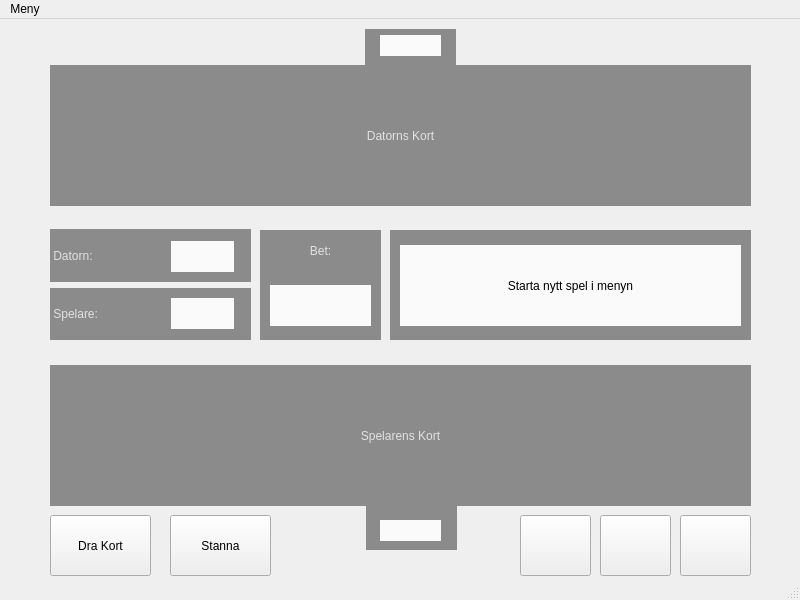
<?xml version="1.0" encoding="UTF-8"?>
<ui version="4.0">
 <class>MainWindow</class>
 <widget class="QMainWindow" name="MainWindow">
  <property name="geometry">
   <rect>
    <x>0</x>
    <y>0</y>
    <width>800</width>
    <height>600</height>
   </rect>
  </property>
  <property name="windowTitle">
   <string>BlackJack</string>
  </property>
  <widget class="QWidget" name="centralwidget">
   <widget class="QLabel" name="Player_Card_1">
    <property name="geometry">
     <rect>
      <x>60</x>
      <y>356</y>
      <width>81</width>
      <height>121</height>
     </rect>
    </property>
    <property name="text">
     <string/>
    </property>
   </widget>
   <widget class="QPushButton" name="Button_50">
    <property name="geometry">
     <rect>
      <x>600</x>
      <y>496</y>
      <width>71</width>
      <height>61</height>
     </rect>
    </property>
    <property name="styleSheet">
     <string notr="true">#Button_50{
background-color:  transparent;
border-image: url(:/resources/Images/Green_Chip.png);
background: none;
background-repeat: none;
}</string>
    </property>
    <property name="text">
     <string/>
    </property>
   </widget>
   <widget class="QPushButton" name="Button_100">
    <property name="geometry">
     <rect>
      <x>520</x>
      <y>496</y>
      <width>71</width>
      <height>61</height>
     </rect>
    </property>
    <property name="styleSheet">
     <string notr="true">#Button_100 {
background-color:  transparent;
border-image: url(:/resources/Images/Yellow_Chip.png);
background: none;
background-repeat: none;
}</string>
    </property>
    <property name="text">
     <string/>
    </property>
   </widget>
   <widget class="QPushButton" name="Button_10">
    <property name="geometry">
     <rect>
      <x>680</x>
      <y>496</y>
      <width>71</width>
      <height>61</height>
     </rect>
    </property>
    <property name="styleSheet">
     <string notr="true">#Button_10 {
background-color:  transparent;
border-image: url(:/resources/Images/Blue_Chip.png);
background: none;
background-repeat: none;
}</string>
    </property>
    <property name="text">
     <string/>
    </property>
   </widget>
   <widget class="QPushButton" name="Dra_Kort_button">
    <property name="geometry">
     <rect>
      <x>50</x>
      <y>496</y>
      <width>101</width>
      <height>61</height>
     </rect>
    </property>
    <property name="styleSheet">
     <string notr="true">font: 12pt &quot;Segoe UI&quot;;</string>
    </property>
    <property name="text">
     <string>Dra Kort</string>
    </property>
   </widget>
   <widget class="QPushButton" name="Stanna_button">
    <property name="geometry">
     <rect>
      <x>170</x>
      <y>496</y>
      <width>101</width>
      <height>61</height>
     </rect>
    </property>
    <property name="styleSheet">
     <string notr="true">font: 11pt &quot;Segoe UI&quot;;</string>
    </property>
    <property name="text">
     <string>Stanna</string>
    </property>
   </widget>
   <widget class="QLabel" name="label">
    <property name="geometry">
     <rect>
      <x>50</x>
      <y>346</y>
      <width>701</width>
      <height>141</height>
     </rect>
    </property>
    <property name="styleSheet">
     <string notr="true">background-color: rgb(139, 139, 139);
font: 36pt &quot;Segoe UI&quot;;
color: rgb(225, 225, 225);</string>
    </property>
    <property name="text">
     <string>Spelarens Kort</string>
    </property>
    <property name="alignment">
     <set>Qt::AlignCenter</set>
    </property>
   </widget>
   <widget class="QLabel" name="label_2">
    <property name="geometry">
     <rect>
      <x>50</x>
      <y>46</y>
      <width>701</width>
      <height>141</height>
     </rect>
    </property>
    <property name="styleSheet">
     <string notr="true">background-color: rgb(139, 139, 139);
font: 36pt &quot;Segoe UI&quot;;
color: rgb(225, 225, 225);</string>
    </property>
    <property name="text">
     <string>Datorns Kort</string>
    </property>
    <property name="alignment">
     <set>Qt::AlignCenter</set>
    </property>
   </widget>
   <widget class="QLabel" name="Computer_Credits">
    <property name="geometry">
     <rect>
      <x>173</x>
      <y>222</y>
      <width>61</width>
      <height>31</height>
     </rect>
    </property>
    <property name="styleSheet">
     <string notr="true">background-color: rgb(250, 250, 250);
font: 18pt &quot;Segoe UI&quot;;</string>
    </property>
    <property name="text">
     <string/>
    </property>
    <property name="alignment">
     <set>Qt::AlignCenter</set>
    </property>
   </widget>
   <widget class="QLabel" name="Player_Credits">
    <property name="geometry">
     <rect>
      <x>173</x>
      <y>279</y>
      <width>61</width>
      <height>31</height>
     </rect>
    </property>
    <property name="styleSheet">
     <string notr="true">background-color: rgb(250, 250, 250);
font: 18pt &quot;Segoe UI&quot;;</string>
    </property>
    <property name="text">
     <string/>
    </property>
    <property name="alignment">
     <set>Qt::AlignCenter</set>
    </property>
   </widget>
   <widget class="QLabel" name="label_7">
    <property name="geometry">
     <rect>
      <x>171</x>
      <y>279</y>
      <width>61</width>
      <height>31</height>
     </rect>
    </property>
    <property name="styleSheet">
     <string notr="true">background-color: rgb(250, 250, 250);
font: 18pt &quot;Segoe UI&quot;;</string>
    </property>
    <property name="text">
     <string/>
    </property>
   </widget>
   <widget class="QLabel" name="label_8">
    <property name="geometry">
     <rect>
      <x>171</x>
      <y>222</y>
      <width>61</width>
      <height>31</height>
     </rect>
    </property>
    <property name="styleSheet">
     <string notr="true">background-color: rgb(250, 250, 250);
font: 18pt &quot;Segoe UI&quot;;</string>
    </property>
    <property name="text">
     <string/>
    </property>
   </widget>
   <widget class="QLabel" name="label_5">
    <property name="geometry">
     <rect>
      <x>260</x>
      <y>211</y>
      <width>121</width>
      <height>41</height>
     </rect>
    </property>
    <property name="styleSheet">
     <string notr="true">background-color: rgb(139, 139, 139);
font: 18pt &quot;Segoe UI&quot;;
color: rgb(225, 225, 225);</string>
    </property>
    <property name="text">
     <string>Bet:</string>
    </property>
    <property name="alignment">
     <set>Qt::AlignCenter</set>
    </property>
   </widget>
   <widget class="QLabel" name="label_6">
    <property name="geometry">
     <rect>
      <x>260</x>
      <y>240</y>
      <width>121</width>
      <height>81</height>
     </rect>
    </property>
    <property name="styleSheet">
     <string notr="true">background-color: rgb(139, 139, 139);</string>
    </property>
    <property name="text">
     <string/>
    </property>
   </widget>
   <widget class="QLabel" name="label_9">
    <property name="geometry">
     <rect>
      <x>270</x>
      <y>266</y>
      <width>101</width>
      <height>41</height>
     </rect>
    </property>
    <property name="styleSheet">
     <string notr="true">background-color: rgb(250, 250, 250);
font: 18pt &quot;Segoe UI&quot;;</string>
    </property>
    <property name="text">
     <string/>
    </property>
   </widget>
   <widget class="QLabel" name="Current_Bet">
    <property name="geometry">
     <rect>
      <x>280</x>
      <y>270</y>
      <width>81</width>
      <height>31</height>
     </rect>
    </property>
    <property name="styleSheet">
     <string notr="true">background-color: rgb(250, 250, 250);
font: 18pt &quot;Segoe UI&quot;;</string>
    </property>
    <property name="text">
     <string/>
    </property>
    <property name="alignment">
     <set>Qt::AlignCenter</set>
    </property>
   </widget>
   <widget class="QLabel" name="label_10">
    <property name="geometry">
     <rect>
      <x>390</x>
      <y>211</y>
      <width>361</width>
      <height>101</height>
     </rect>
    </property>
    <property name="styleSheet">
     <string notr="true">background-color: rgb(139, 139, 139);</string>
    </property>
    <property name="text">
     <string/>
    </property>
   </widget>
   <widget class="QLabel" name="label_11">
    <property name="geometry">
     <rect>
      <x>390</x>
      <y>220</y>
      <width>361</width>
      <height>101</height>
     </rect>
    </property>
    <property name="styleSheet">
     <string notr="true">background-color: rgb(139, 139, 139);</string>
    </property>
    <property name="text">
     <string/>
    </property>
   </widget>
   <widget class="QLabel" name="Text_Out">
    <property name="geometry">
     <rect>
      <x>400</x>
      <y>226</y>
      <width>341</width>
      <height>81</height>
     </rect>
    </property>
    <property name="styleSheet">
     <string notr="true">background-color: rgb(250, 250, 250);
font: 12pt &quot;Segoe UI&quot;;</string>
    </property>
    <property name="text">
     <string>Starta nytt spel i menyn</string>
    </property>
    <property name="alignment">
     <set>Qt::AlignCenter</set>
    </property>
   </widget>
   <widget class="QLabel" name="Player_Card_2">
    <property name="geometry">
     <rect>
      <x>160</x>
      <y>356</y>
      <width>81</width>
      <height>121</height>
     </rect>
    </property>
    <property name="text">
     <string/>
    </property>
   </widget>
   <widget class="QLabel" name="Player_Card_3">
    <property name="geometry">
     <rect>
      <x>260</x>
      <y>356</y>
      <width>81</width>
      <height>121</height>
     </rect>
    </property>
    <property name="text">
     <string/>
    </property>
   </widget>
   <widget class="QLabel" name="Player_Card_4">
    <property name="geometry">
     <rect>
      <x>360</x>
      <y>356</y>
      <width>81</width>
      <height>121</height>
     </rect>
    </property>
    <property name="text">
     <string/>
    </property>
   </widget>
   <widget class="QLabel" name="Player_Card_5">
    <property name="geometry">
     <rect>
      <x>460</x>
      <y>356</y>
      <width>81</width>
      <height>121</height>
     </rect>
    </property>
    <property name="text">
     <string/>
    </property>
   </widget>
   <widget class="QLabel" name="Player_Card_6">
    <property name="geometry">
     <rect>
      <x>560</x>
      <y>356</y>
      <width>81</width>
      <height>121</height>
     </rect>
    </property>
    <property name="text">
     <string/>
    </property>
   </widget>
   <widget class="QLabel" name="Player_Card_7">
    <property name="geometry">
     <rect>
      <x>660</x>
      <y>356</y>
      <width>81</width>
      <height>121</height>
     </rect>
    </property>
    <property name="text">
     <string/>
    </property>
   </widget>
   <widget class="QWidget" name="layoutWidget">
    <property name="geometry">
     <rect>
      <x>50</x>
      <y>210</y>
      <width>201</width>
      <height>111</height>
     </rect>
    </property>
    <layout class="QVBoxLayout" name="verticalLayout">
     <item>
      <widget class="QLabel" name="label_3">
       <property name="styleSheet">
        <string notr="true">background-color: rgb(139, 139, 139);
font: 18pt &quot;Segoe UI&quot;;
color: rgb(225, 225, 225);</string>
       </property>
       <property name="text">
        <string> Datorn:</string>
       </property>
      </widget>
     </item>
     <item>
      <widget class="QLabel" name="label_4">
       <property name="styleSheet">
        <string notr="true">background-color: rgb(139, 139, 139);
font: 18pt &quot;Segoe UI&quot;;
color: rgb(225, 225, 225);</string>
       </property>
       <property name="text">
        <string> Spelare:</string>
       </property>
      </widget>
     </item>
    </layout>
   </widget>
   <widget class="QLabel" name="Player_Card_8">
    <property name="geometry">
     <rect>
      <x>110</x>
      <y>326</y>
      <width>81</width>
      <height>121</height>
     </rect>
    </property>
    <property name="text">
     <string/>
    </property>
   </widget>
   <widget class="QLabel" name="Player_Card_9">
    <property name="geometry">
     <rect>
      <x>200</x>
      <y>326</y>
      <width>81</width>
      <height>121</height>
     </rect>
    </property>
    <property name="text">
     <string/>
    </property>
   </widget>
   <widget class="QLabel" name="Player_Card_10">
    <property name="geometry">
     <rect>
      <x>310</x>
      <y>326</y>
      <width>81</width>
      <height>121</height>
     </rect>
    </property>
    <property name="text">
     <string/>
    </property>
   </widget>
   <widget class="QLabel" name="Player_Card_11">
    <property name="geometry">
     <rect>
      <x>410</x>
      <y>326</y>
      <width>81</width>
      <height>121</height>
     </rect>
    </property>
    <property name="text">
     <string/>
    </property>
   </widget>
   <widget class="QLabel" name="Comp_Card_5">
    <property name="geometry">
     <rect>
      <x>460</x>
      <y>56</y>
      <width>81</width>
      <height>121</height>
     </rect>
    </property>
    <property name="text">
     <string/>
    </property>
   </widget>
   <widget class="QLabel" name="Comp_Card_2">
    <property name="geometry">
     <rect>
      <x>160</x>
      <y>56</y>
      <width>81</width>
      <height>121</height>
     </rect>
    </property>
    <property name="text">
     <string/>
    </property>
   </widget>
   <widget class="QLabel" name="Comp_Card_3">
    <property name="geometry">
     <rect>
      <x>260</x>
      <y>56</y>
      <width>81</width>
      <height>121</height>
     </rect>
    </property>
    <property name="text">
     <string/>
    </property>
   </widget>
   <widget class="QLabel" name="Comp_Card_1">
    <property name="geometry">
     <rect>
      <x>60</x>
      <y>56</y>
      <width>81</width>
      <height>121</height>
     </rect>
    </property>
    <property name="text">
     <string/>
    </property>
   </widget>
   <widget class="QLabel" name="Comp_Card_9">
    <property name="geometry">
     <rect>
      <x>200</x>
      <y>86</y>
      <width>81</width>
      <height>121</height>
     </rect>
    </property>
    <property name="text">
     <string/>
    </property>
   </widget>
   <widget class="QLabel" name="Comp_Card_8">
    <property name="geometry">
     <rect>
      <x>110</x>
      <y>86</y>
      <width>81</width>
      <height>121</height>
     </rect>
    </property>
    <property name="text">
     <string/>
    </property>
   </widget>
   <widget class="QLabel" name="Comp_Card_11">
    <property name="geometry">
     <rect>
      <x>410</x>
      <y>86</y>
      <width>81</width>
      <height>121</height>
     </rect>
    </property>
    <property name="text">
     <string/>
    </property>
   </widget>
   <widget class="QLabel" name="Comp_Card_6">
    <property name="geometry">
     <rect>
      <x>560</x>
      <y>56</y>
      <width>81</width>
      <height>121</height>
     </rect>
    </property>
    <property name="text">
     <string/>
    </property>
   </widget>
   <widget class="QLabel" name="Comp_Card_4">
    <property name="geometry">
     <rect>
      <x>360</x>
      <y>56</y>
      <width>81</width>
      <height>121</height>
     </rect>
    </property>
    <property name="text">
     <string/>
    </property>
   </widget>
   <widget class="QLabel" name="Comp_Card_10">
    <property name="geometry">
     <rect>
      <x>310</x>
      <y>86</y>
      <width>81</width>
      <height>121</height>
     </rect>
    </property>
    <property name="text">
     <string/>
    </property>
   </widget>
   <widget class="QLabel" name="Comp_Card_7">
    <property name="geometry">
     <rect>
      <x>660</x>
      <y>56</y>
      <width>81</width>
      <height>121</height>
     </rect>
    </property>
    <property name="text">
     <string/>
    </property>
   </widget>
   <widget class="QLabel" name="label_13">
    <property name="geometry">
     <rect>
      <x>350</x>
      <y>440</y>
      <width>81</width>
      <height>61</height>
     </rect>
    </property>
    <property name="text">
     <string/>
    </property>
   </widget>
   <widget class="QLabel" name="Player_Card_Value">
    <property name="geometry">
     <rect>
      <x>370</x>
      <y>490</y>
      <width>81</width>
      <height>41</height>
     </rect>
    </property>
    <property name="styleSheet">
     <string notr="true">font: 18pt &quot;Segoe UI&quot;;</string>
    </property>
    <property name="text">
     <string/>
    </property>
    <property name="alignment">
     <set>Qt::AlignCenter</set>
    </property>
   </widget>
   <widget class="QLabel" name="Computer_Card_Value">
    <property name="geometry">
     <rect>
      <x>370</x>
      <y>10</y>
      <width>81</width>
      <height>31</height>
     </rect>
    </property>
    <property name="styleSheet">
     <string notr="true">font: 18pt &quot;Segoe UI&quot;;</string>
    </property>
    <property name="text">
     <string/>
    </property>
    <property name="alignment">
     <set>Qt::AlignCenter</set>
    </property>
   </widget>
   <widget class="QLabel" name="label_12">
    <property name="geometry">
     <rect>
      <x>366</x>
      <y>460</y>
      <width>91</width>
      <height>71</height>
     </rect>
    </property>
    <property name="styleSheet">
     <string notr="true">background-color: rgb(139, 139, 139);</string>
    </property>
    <property name="text">
     <string/>
    </property>
   </widget>
   <widget class="QLabel" name="label_16">
    <property name="geometry">
     <rect>
      <x>365</x>
      <y>10</y>
      <width>91</width>
      <height>71</height>
     </rect>
    </property>
    <property name="styleSheet">
     <string notr="true">background-color: rgb(139, 139, 139);</string>
    </property>
    <property name="text">
     <string/>
    </property>
   </widget>
   <widget class="QLabel" name="label_17">
    <property name="geometry">
     <rect>
      <x>380</x>
      <y>16</y>
      <width>61</width>
      <height>21</height>
     </rect>
    </property>
    <property name="styleSheet">
     <string notr="true">background-color: rgb(250, 250, 250);</string>
    </property>
    <property name="text">
     <string/>
    </property>
   </widget>
   <widget class="QLabel" name="label_18">
    <property name="geometry">
     <rect>
      <x>380</x>
      <y>501</y>
      <width>61</width>
      <height>21</height>
     </rect>
    </property>
    <property name="styleSheet">
     <string notr="true">background-color: rgb(250, 250, 250);</string>
    </property>
    <property name="text">
     <string/>
    </property>
   </widget>
   <zorder>label_16</zorder>
   <zorder>label_12</zorder>
   <zorder>layoutWidget</zorder>
   <zorder>label</zorder>
   <zorder>Player_Card_1</zorder>
   <zorder>Button_50</zorder>
   <zorder>Button_100</zorder>
   <zorder>Button_10</zorder>
   <zorder>Dra_Kort_button</zorder>
   <zorder>Stanna_button</zorder>
   <zorder>label_2</zorder>
   <zorder>label_7</zorder>
   <zorder>Player_Credits</zorder>
   <zorder>label_8</zorder>
   <zorder>Computer_Credits</zorder>
   <zorder>label_6</zorder>
   <zorder>label_5</zorder>
   <zorder>label_9</zorder>
   <zorder>Current_Bet</zorder>
   <zorder>label_10</zorder>
   <zorder>label_11</zorder>
   <zorder>Text_Out</zorder>
   <zorder>Player_Card_2</zorder>
   <zorder>Player_Card_3</zorder>
   <zorder>Player_Card_4</zorder>
   <zorder>Player_Card_5</zorder>
   <zorder>Player_Card_6</zorder>
   <zorder>Player_Card_7</zorder>
   <zorder>Player_Card_8</zorder>
   <zorder>Player_Card_9</zorder>
   <zorder>Player_Card_10</zorder>
   <zorder>Player_Card_11</zorder>
   <zorder>Comp_Card_5</zorder>
   <zorder>Comp_Card_2</zorder>
   <zorder>Comp_Card_3</zorder>
   <zorder>Comp_Card_1</zorder>
   <zorder>Comp_Card_9</zorder>
   <zorder>Comp_Card_8</zorder>
   <zorder>Comp_Card_11</zorder>
   <zorder>Comp_Card_6</zorder>
   <zorder>Comp_Card_4</zorder>
   <zorder>Comp_Card_10</zorder>
   <zorder>Comp_Card_7</zorder>
   <zorder>label_13</zorder>
   <zorder>label_17</zorder>
   <zorder>Computer_Card_Value</zorder>
   <zorder>label_18</zorder>
   <zorder>Player_Card_Value</zorder>
  </widget>
  <widget class="QMenuBar" name="menubar">
   <property name="geometry">
    <rect>
     <x>0</x>
     <y>0</y>
     <width>800</width>
     <height>21</height>
    </rect>
   </property>
   <widget class="QMenu" name="menuMeny">
    <property name="title">
     <string>Meny</string>
    </property>
    <addaction name="actionNytt_Spel"/>
   </widget>
   <addaction name="menuMeny"/>
  </widget>
  <widget class="QStatusBar" name="statusbar"/>
  <action name="actionNytt_Spel">
   <property name="text">
    <string>Nytt Spel</string>
   </property>
  </action>
 </widget>
 <resources/>
 <connections/>
</ui>
